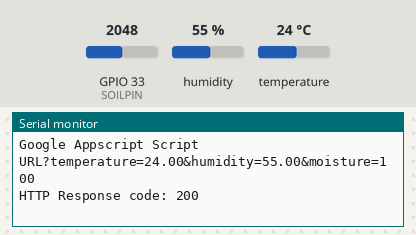
The sketch below on a simulated ESP32. On the bench: the last lines printed to the serial monitor. The test bench sets the inputs (shaded band); at power-on: GPIO 33 (SOILPIN) = 2048, humidity 55 %, temperature 24 °C. WiFi joins after 1.5 s; servers stay silent unless stated; uploads are accepted with an empty reply.

Above: at 2.7 s.
2.8 s: GPIO 33 (SOILPIN) set to 2866
At 2.9 s:
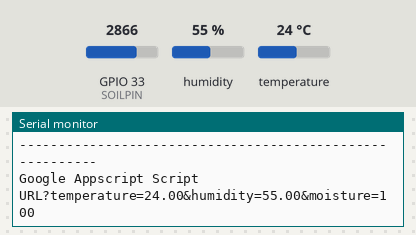
6.6 s: GPIO 33 (SOILPIN) set to 4095
At 7.4 s:
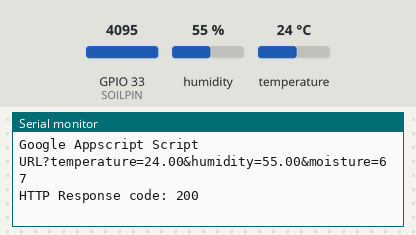
10.3 s: humidity set to 22 %
At 11.1 s:
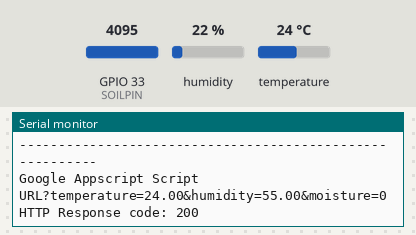
12.0 s: temperature set to 12 °C
At 13.5 s:
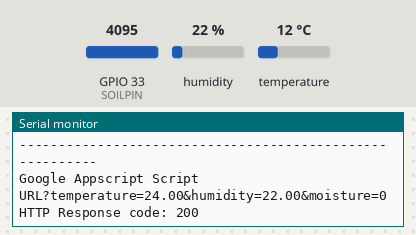
13.7 s: humidity set to 40 %
At 14.4 s:
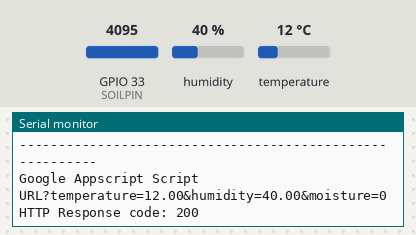
Timing chart, 0 to 16.4 s (numbered marks = the images above; inputs shaded):
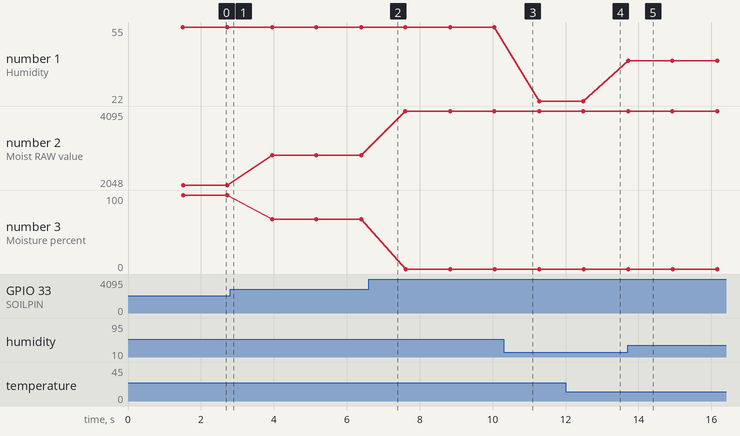

The sketch:

plant_monitor.ino
```cpp
// Plant Monitoring

#include <HTTPClient.h>
#include <WiFi.h>
#include <DHT.h>

//########################################################################################################################################

#define DHTPIN 25
#define SOILPIN 33

//########################################################################################################################################

DHT dht(DHTPIN, DHT22);

const char* ssid = "wifi name";         // SSID
const char* password = "wifi pass";     // Password

const int time_delay = 1000;            // ms [1 hr = 3600000 ms]

//########################################################################################################################################

String scriptUrl = "Google Appscript Script URL";

//########################################################################################################################################

void setup()
{
  Serial.begin(115200);
  dht.begin();
  wifi_begin();   // Wifi Connection:
}

void loop()
{
  float temp, humid;
  int percent;

  temp_readings(&temp, &humid);
  moist_readings(&percent);

  Serial.println("---------------------------------------------------------");

  google_data_push(temp, humid, percent);   // Google Spreadsheet data push

  delay(time_delay);

}

void temp_readings(float* temp, float* humid)
{
  // DHT22 Sensor Readings:

  float read_temp = dht.readTemperature();
  float read_humid = dht.readHumidity();

  Serial.println("Temperature      : " + (String)read_temp + "C");
  Serial.println("Humidity         : " + (String)read_humid + "%");

  *temp = read_temp;
  *humid = read_humid;
}

void moist_readings(int* percentage )
{
  // Capacitive Soil Moisture Sensor v1.2 Readings:

  // Calibrate the sensor low(wet) and high(dry) values:
  const int wet = 2250; // Low
  const int dry = 4095; // High

  int value = analogRead(SOILPIN);
  int percent = map(value, wet, dry, 100, 0);

  if(percent >= 100)
  {
    percent = 100;
  }

  Serial.println("Moist RAW value  : " + (String)value);
  Serial.println("Moisture percent : " + (String)percent + "%");

  if(percent >= 0 && percent < 20)
  {
    Serial.println("Message          : Low Moisture!!");
  }
  else if(percent >= 20 && percent < 70)
  {
    Serial.println("Message          : Good Moisture...");
  }
  else
  {
    Serial.println("Message          : High Moisture!!");
  }

  *percentage = percent;
}

void wifi_begin()
{
  // Wifi Connection:

  WiFi.begin(ssid, password);
  Serial.print("Connecting");
  while (WiFi.status() != WL_CONNECTED)
  {
    delay(500);
    Serial.print(".");
  }
  Serial.println();
  Serial.println("> Connected <");
  Serial.println(WiFi.localIP());
}

void google_data_push(float temp, float humid, int percent)
{
  // Google Spreadsheet Data Push:

  HTTPClient http;

  String url = scriptUrl + "?temperature=" + String(temp) + "&humidity=" + String(humid) + "&moisture=" + String(percent);
  Serial.println(url);

  http.begin(url);
  int httpResponseCode = http.GET();
  if (httpResponseCode > 0)
  {
    Serial.print("HTTP Response code: ");
    Serial.println(httpResponseCode);
  } else {
    Serial.print("Error code: ");
    Serial.println(httpResponseCode);
  }
  http.end();
}
```

Measured:
- after the input at 13.7 s, the serial monitor: prints a new line at once (image 5)
- plotted number 1: 55 → 22 after the input at 10.3 s, 22 → 40 after the input at 13.7 s
- plotted number 2: 2048 → 2866 after the input at 2.8 s, 2866 → 4095 after the input at 6.6 s
- plotted number 3: 100 → 67 after the input at 2.8 s, 67 → 0 after the input at 6.6 s
